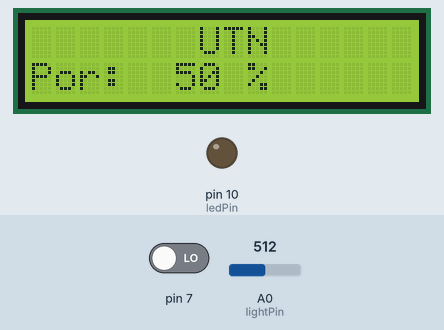
This sketch was run on a simulated Arduino Uno, built with avr-gcc and run on an emulated ATmega328P. Parts: 16×2 character LCD, output pins drawn as LEDs (lit = HIGH). Inputs (shaded band) come from the test bench; at power-on: A0 (lightPin) = 512, pin 7 LOW. What the sketch prints to the serial monitor is not drawn.

Above: at 1.2 s.
1.3 s: A0 (lightPin) set to 716
At 2.3 s:
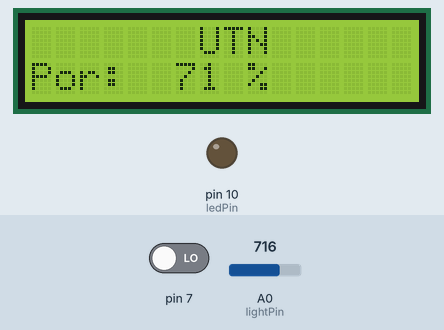
4.6 s: A0 (lightPin) set to 900
At 5.4 s:
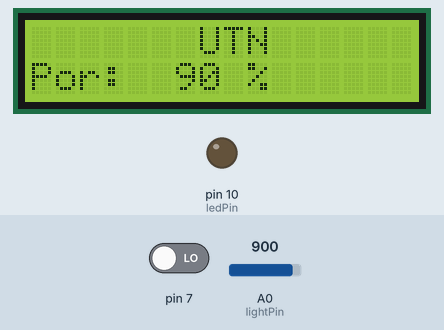
6.4 s: A0 (lightPin) set to 1000
At 7.2 s:
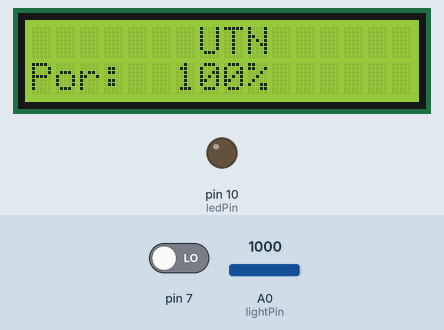
Timing chart, 0 to 9.4 s (numbered marks = the images above; inputs shaded):
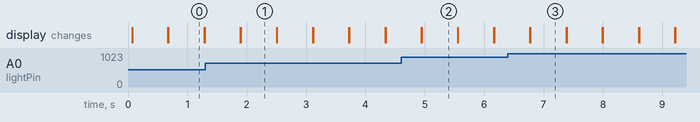

The sketch:

SENSOR_DE_LUZ_-_CODIGO.ino
```cpp
#include <LiquidCrystal.h>
LiquidCrystal lcd(12, 11, 5, 4, 3, 2);

int lightPin = 0; // Pin LDR.
int ledPin = 10; // Pin LED.
int valor; // Variable para cálculos.
int valor2; // Variable para cálculos.
int min = 20; // Valor minimo obtenido por A0.
int max = 990; // Valor maximo obtenido por A0.
int cont=1;
void setup(){
Serial.begin(9600); // Inicializa el puerto serie.
pinMode( ledPin, OUTPUT ); // ledPin como salida.
pinMode(7,INPUT);
lcd.begin(16,2);
}

void loop(){
cont=digitalRead(7);
valor = analogRead(lightPin); // Leemos el valor de A0.
valor2 = analogRead(lightPin); // Leemos el valor de A0.
valor2 = constrain(valor2, min, max); // Normalizamos el valor.
valor2 = map(valor2, min, max, 0, 100); // Re-mapeamos.
delay(5);
lcd.setCursor(7,0);
lcd.print("UTN");
lcd.setCursor(0,1);
lcd.print("Por: ");
lcd.setCursor(6,1);
lcd.print(valor2);
lcd.setCursor(9,1);
lcd.print("%");
delay(600);
lcd.clear();
Serial.print ("Valor de salida: ");
Serial.println(valor2); // Valor de salida del LED.

}
```

Measured:
- after the input at 1.3 s, the display: first differs from a run without the input after 0.60 s (image 1)
- after the input at 4.6 s, the display: first differs from a run without the input after 0.35 s (image 2)
- after the input at 6.4 s, the display: first differs from a run without the input after 0.38 s (image 3)
- what the display in image 0 shows lasts 0.6 s, from 0.7 s to 1.3 s
